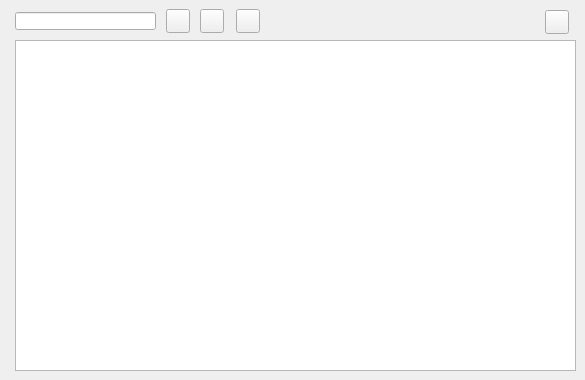
    <widget class="QWidget" name="page_management_2">
     <attribute name="title">
      <string>Element</string>
     </attribute>
     <widget class="QTableView" name="tbl_element">
      <property name="geometry">
       <rect>
        <x>15</x>
        <y>40</y>
        <width>561</width>
        <height>331</height>
       </rect>
      </property>
      <property name="sortingEnabled">
       <bool>true</bool>
      </property>
     </widget>
     <widget class="QLineEdit" name="element_id">
      <property name="geometry">
       <rect>
        <x>15</x>
        <y>12</y>
        <width>141</width>
        <height>18</height>
       </rect>
      </property>
     </widget>
     <widget class="QPushButton" name="new_element">
      <property name="geometry">
       <rect>
        <x>236</x>
        <y>9</y>
        <width>24</width>
        <height>24</height>
       </rect>
      </property>
      <property name="styleSheet">
       <string notr="true"/>
      </property>
      <property name="text">
       <string/>
      </property>
      <property name="icon">
       <iconset>
        <normaloff>../icons/131b.png</normaloff>../icons/131b.png</iconset>
      </property>
      <property name="iconSize">
       <size>
        <width>22</width>
        <height>22</height>
       </size>
      </property>
     </widget>
     <widget class="QPushButton" name="btn_delete">
      <property name="geometry">
       <rect>
        <x>200</x>
        <y>9</y>
        <width>24</width>
        <height>24</height>
       </rect>
      </property>
      <property name="styleSheet">
       <string notr="true"/>
      </property>
      <property name="text">
       <string/>
      </property>
      <property name="icon">
       <iconset>
        <normaloff>../icons/112b.png</normaloff>../icons/112b.png</iconset>
      </property>
      <property name="iconSize">
       <size>
        <width>22</width>
        <height>22</height>
       </size>
      </property>
     </widget>
     <widget class="QPushButton" name="open_element">
      <property name="geometry">
       <rect>
        <x>545</x>
        <y>10</y>
        <width>24</width>
        <height>24</height>
       </rect>
      </property>
      <property name="styleSheet">
       <string notr="true"/>
      </property>
      <property name="text">
       <string/>
      </property>
      <property name="icon">
       <iconset>
        <normaloff>../icons/134b.png</normaloff>../icons/134b.png</iconset>
      </property>
      <property name="iconSize">
       <size>
        <width>22</width>
        <height>22</height>
       </size>
      </property>
     </widget>
     <widget class="QPushButton" name="btn_insert">
      <property name="geometry">
       <rect>
        <x>166</x>
        <y>9</y>
        <width>24</width>
        <height>24</height>
       </rect>
      </property>
      <property name="styleSheet">
       <string notr="true"/>
      </property>
      <property name="text">
       <string/>
      </property>
      <property name="icon">
       <iconset>
        <normaloff>../icons/111b.png</normaloff>../icons/111b.png</iconset>
      </property>
      <property name="iconSize">
       <size>
        <width>22</width>
        <height>22</height>
       </size>
      </property>
     </widget>
    </widget>
